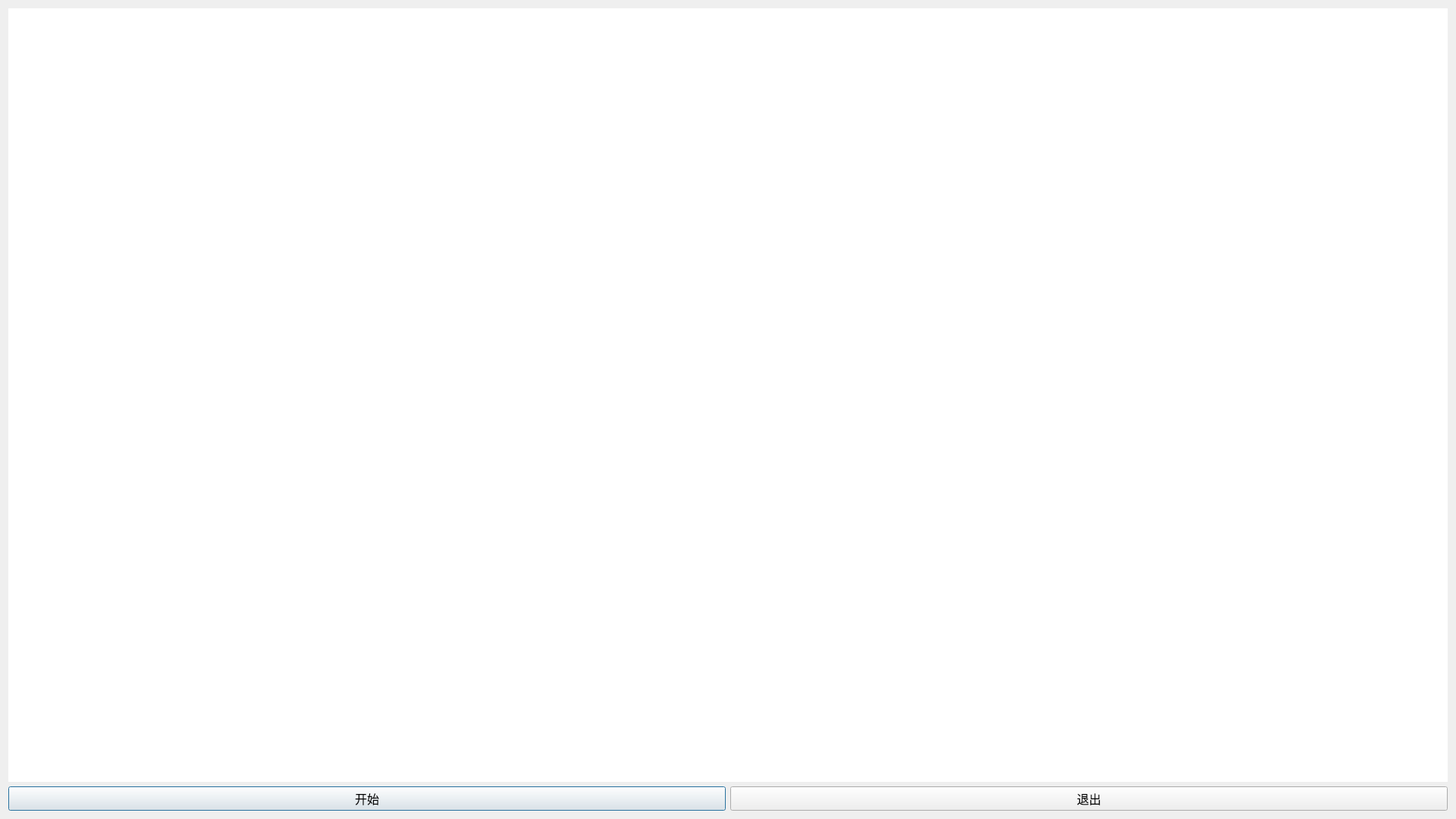
<?xml version="1.0" encoding="UTF-8"?>
<ui version="4.0">
 <class>kmeans</class>
 <widget class="QDialog" name="kmeans">
  <property name="geometry">
   <rect>
    <x>0</x>
    <y>0</y>
    <width>1920</width>
    <height>1080</height>
   </rect>
  </property>
  <property name="windowTitle">
   <string>K-means聚类</string>
  </property>
  <layout class="QVBoxLayout" name="verticalLayout">
   <item>
    <widget class="QChartView" name="widget" native="true">
     <property name="sizePolicy">
      <sizepolicy hsizetype="Expanding" vsizetype="Expanding">
       <horstretch>0</horstretch>
       <verstretch>0</verstretch>
      </sizepolicy>
     </property>
     <property name="styleSheet">
      <string notr="true">background-color: rgb(255, 255, 255);</string>
     </property>
    </widget>
   </item>
   <item>
    <layout class="QHBoxLayout" name="horizontalLayout">
     <item>
      <widget class="QPushButton" name="pushButton">
       <property name="minimumSize">
        <size>
         <width>0</width>
         <height>30</height>
        </size>
       </property>
       <property name="maximumSize">
        <size>
         <width>16777215</width>
         <height>80</height>
        </size>
       </property>
       <property name="font">
        <font>
         <family>微软雅黑</family>
         <pointsize>12</pointsize>
        </font>
       </property>
       <property name="text">
        <string>开始</string>
       </property>
      </widget>
     </item>
     <item>
      <widget class="QPushButton" name="pushButton_2">
       <property name="minimumSize">
        <size>
         <width>0</width>
         <height>30</height>
        </size>
       </property>
       <property name="maximumSize">
        <size>
         <width>16777215</width>
         <height>80</height>
        </size>
       </property>
       <property name="font">
        <font>
         <family>微软雅黑</family>
         <pointsize>12</pointsize>
        </font>
       </property>
       <property name="text">
        <string>退出</string>
       </property>
      </widget>
     </item>
    </layout>
   </item>
  </layout>
 </widget>
 <customwidgets>
  <customwidget>
   <class>QChartView</class>
   <extends>QWidget</extends>
   <header>qchartview.h</header>
   <container>1</container>
  </customwidget>
 </customwidgets>
 <resources/>
 <connections/>
</ui>
